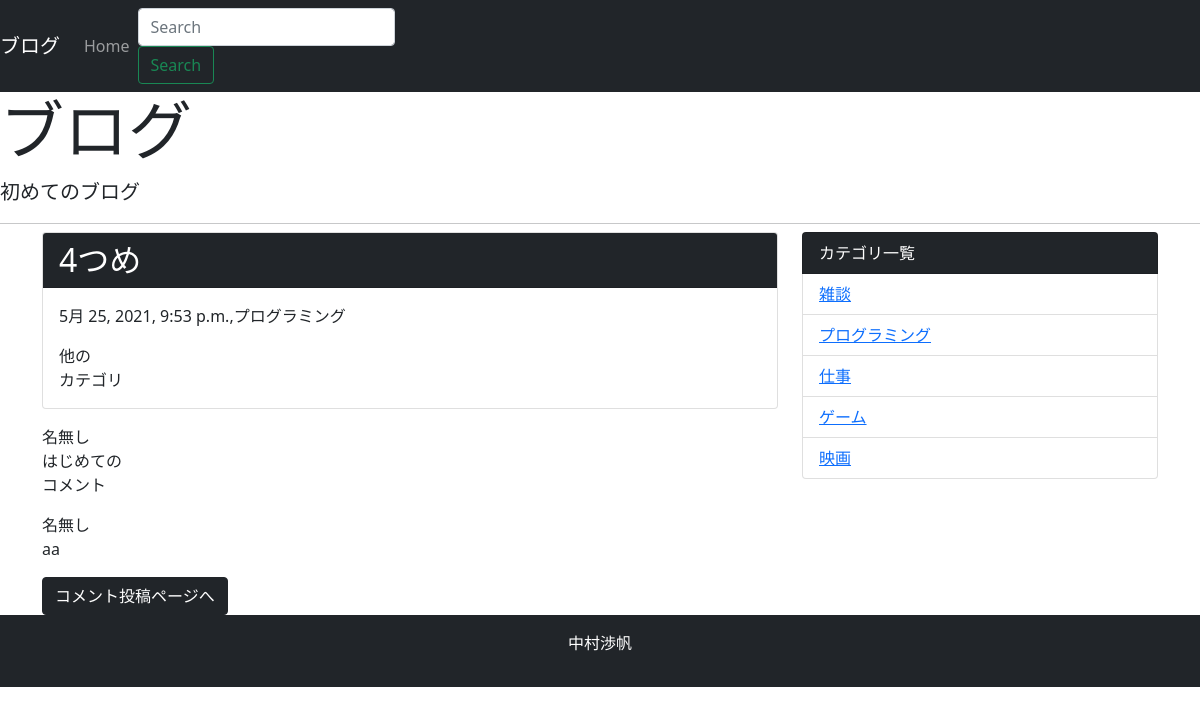
/detail/4/, run on the app's committed database.
### blog/models.py (models this page shows, shortened)
class Post(models.Model):
    title = models.CharField('タイトル', max_length=255)
    text = models.TextField('本文')
    created_at = models.DateTimeField('作成日', default=timezone.now)
    category = models.ForeignKey(
        Category, verbose_name='カテゴリ', on_delete=models.PROTECT)

class Category(models.Model):
    name = models.CharField('カテゴリ名', max_length=255)
    created_at = models.DateTimeField('作成日', default=timezone.now)
    def __str__(self):
        return self.name

class Comment(models.Model):
    name = models.CharField('お名前', max_length=30, default='名無し')
    text = models.TextField('本文')
    post = models.ForeignKey(Post, verbose_name='紐づく記事',
                             on_delete=models.PROTECT)
    created_at = models.DateTimeField('作成日', default=timezone.now)

### blog/views.py (the view)
# urls.py: path('detail/<int:pk>/', views.DetailView.as_view(), name='detail'),
class DetailView(generic.DetailView):
    model = Post

### blog/context_processors.py (called while the page is built)
def common(request):
    context = {
        'category_list': Category.objects.all(),
    }
    return context

### blog/templates/blog/post_detail.html
{% extends 'blog/base.html' %}
{% block content %}
<div class="card mb-3">
  <h2 class="card-header bg-dark text-white">{{post.title}}</h2>
  <div class="card-body">
    <p>{{ post.created_at }},{{ post.category }}</p>
    {{ post.text | linebreaksbr | urlize }}
  </div>
</div>
{% for comment in post.comment_set.all %}
<p>
  {{ comment.name }}<br>
  {{ comment.text | linebreaksbr }}
</p>
{% endfor %}
<a class="btn btn-dark" href="{% url 'blog:comment' post.pk %}">コメント投稿ページへ</a>
{% endblock %}

### blog/templates/blog/base.html (shortened to what this page needs)
<!doctype html>
<html lang="ja">
  <head>
    <link href="https://cdn.jsdelivr.net/npm/bootstrap@5.0.0-beta1/dist/css/bootstrap.min.css" rel="stylesheet"
>
  </head>
  <body>
    <nav class="navbar navbar-expand-lg navbar-dark bg-dark">
      <a class="navbar-brand" href="#">ブログ</a>
      <div class="collapse navbar-collapse" id="navbarSupportedContent">
        <ul class="navbar-nav mr-auto">
          <li class="nav-item active">
            <a class="nav-link" href="{% url 'blog:index' %}">Home</a>
          </li>
        </ul>
        <form class="form-inline my-2 my-lg-0" method="GET" action="{% url 'blog:index' %}">
          <input class="form-control mr-sm-2" type="text" placeholder="Search" aria-label="Search" name="keyword">
          <button class="btn btn-outline-success my-2 my-sm-0" type="submit">Search</button>
        </form>
      </div>
    </nav>
    <div class="jumbotron">
      <h1 class="display-3">ブログ</h1>
      <p class="lead">初めてのブログ</p>
      <hr class="my-2">
    </div>
    <div class="container">
      <div class="row">
        <div class="col-md-8">
          {% block content %}
          {% endblock %}
        </div>
        <div class="col-md-4">
          <ul class="list-group">
            <li class="list-group-item bg-dark text-white">カテゴリ一覧</li>
            {% for category in category_list %}
            <li class="list-group-item"><a href="{% url 'blog:category' category.pk %}">{{category}}</a></li>
            {% endfor %}
          </ul>
        </div>
      </div>
    </div>
    <footer class="bg-dark text-white text-center py-3">
      <p>中村渉帆</p>
    </footer>
  </body>
</html>

### data on the page
Post: title "4つめ", created_at "5月 25, 2021, 9:53 p.m.", category "プログラミング", text "他の カテゴリ"
Comment: name "名無し", text "はじめての コメント"
Comment: name "名無し", text "aa"
Category: name "雑談"
Category: name "プログラミング"
Category: name "仕事"
Category: name "ゲーム"
Category: name "映画"
